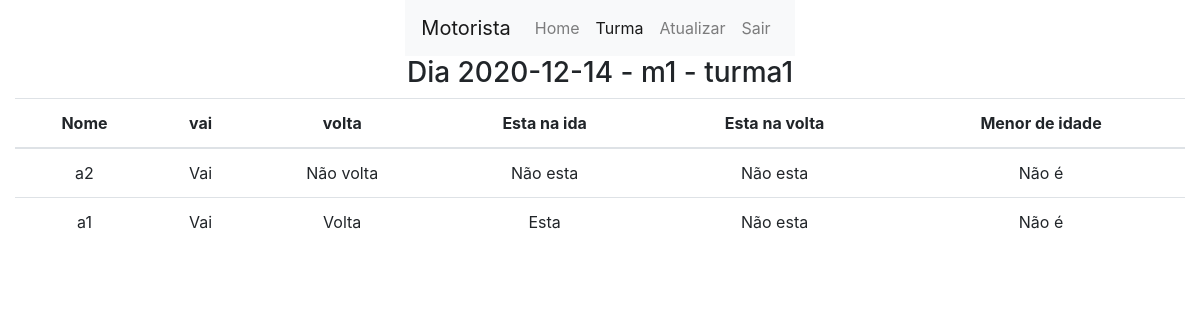
The app's page /core/aluno/turmo/diaArquivado/gerenciar/25 (signed in) with its own data.
### core/models.py (models this page shows)
class Dia(models.Model):
    data = models.DateField(auto_now=False, auto_now_add=False)
    turma = models.ForeignKey(
        Turma, on_delete=models.CASCADE, related_name='%(class)s_turmas')
    ativo = models.BooleanField(blank=True, default=True)
    def __str__(self):
        return f'{self.data} - {self.turma}'

class Turma(models.Model):
    motorista = models.ForeignKey(
        custom_user,  on_delete=models.DO_NOTHING)
    alunos = models.ManyToManyField(
        custom_user, related_name='%(class)s_alunos')
    nome = models.CharField(max_length=100, default="")
    local = LocationField(default=(0, 0), null=False, map_attrs={
        "style": "mapbox://styles/mapbox/outdoors-v11",
        "zoom": 13,
        "center": [17.031645, 51.106715],
        "cursor_style": 'pointer',
        "marker_color": "red",
        "rotate": False,
        "geocoder": True,
        "fullscreen_button": True,
        "navigation_buttons": True,
        "track_location_button": True,
        "readonly": True,
        "placeholder": "Pick a location on map below", })
    def __str__(self):
        return f'{self.motorista} - {self.nome}'

class Aluno(models.Model):
    dia = models.ForeignKey(Dia, on_delete=models.CASCADE,
                            related_name='%(class)s_dias', null=False, blank=False, default=1)
    usuario = models.ForeignKey(
        custom_user,  on_delete=models.CASCADE)
    menor_de_idade = models.BooleanField(default=False)
    vai = models.BooleanField(default=True)
    volta = models.BooleanField(default=True)
    esta_na_ida = models.BooleanField(default=False)
    esta_na_volta = models.BooleanField(default=False)

### users/models.py (models this page shows)
class custom_user(AbstractUser):
    permissao = models.IntegerField(default=2)
    telefone = models.CharField(max_length=50,  default='1')
    local = LocationField(default=(0, 0), null=False, map_attrs={
        "style": "mapbox://styles/mapbox/outdoors-v11",
        "zoom": 13,
        "center": [17.031645, 51.106715],
        "cursor_style": 'pointer',
        "marker_color": "red",
        "rotate": False,
        "geocoder": True,
        "fullscreen_button": True,
        "navigation_buttons": True,
        "track_location_button": True,
        "readonly": True,
        "placeholder": "Pick a location on map below",
    })
    data_nascimento = models.DateField(
        auto_now=False, auto_now_add=False, null=False, blank=False, default=timezone.now())

### core/views.py (the view)
def core_aluno_dia_arquivado_gerenciar(request, idDia):
    if not request.user.is_authenticated:
        return redirect(user_login)
    dia = Dia.objects.get(id=idDia)
    alunos = Aluno.objects.filter(dia=dia)
    c = {
        'alunos': alunos,
        'dia': dia,
    }
    return render(request, 'core/turma/dia_arquivado_gerenciar.html', c)

### core/templates/core/turma/dia_arquivado_gerenciar.html
{% extends 'base.html' %}
{% block conteudo %}
    <div class="row">
        <div class="col justify-content-center d-flex">
            {% include 'menu.html' with ativo='turma'%}
        </div>
    </div>
    <div class="row">
        <div class="col justify-content-center d-flex">
            <h3>Dia {{dia}}</h3>
        </div>
    </div>
    <div class="row">
        <div class="col">
            <table class="table text-center">
                <thead>
                    <th>Nome</th>
                    <th>vai</th>
                    <th>volta</th>
                    <th>Esta na ida</th>
                    <th>Esta na volta</th>
                    <th>Menor de idade</th>
                </thead>
                <tbody>
                    {% for aluno in alunos %}
                        <tr>
                            <td>{{aluno.usuario.username}}</td>
                            <td>
                                {% if aluno.vai %}
                                    Vai
                                {% else %}
                                    Não vai
                                {% endif %}
                            </td>
                            <td>
                                {% if aluno.volta %}
                                    Volta
                                {% else %}
                                    Não volta
                                {% endif %}
                            </td>
                            <td>
                                {% if aluno.esta_na_ida %}
                                    Esta
                                {% else %}
                                    Não esta
                                {% endif %}
                            </td>
                            <td>
                                {% if aluno.esta_na_volta %}
                                    Esta
                                {% else %}
                                    Não esta
                                {% endif %}
                            </td>
                            <td>
                                {% if aluno.menor_de_idade %}
                                    É
                                {% else %}
                                    Não é
                                {% endif %}
                            </td>
                        </tr>
                    {% endfor %}
                </tbody>
            </table>
        </div>
    </div>
{% endblock conteudo %}

### statics/css/base.css (style rules this page uses)
* { margin: 0px; padding: 0px; }

### records on screen
Dia: data+turma "2020-12-14 - m1 - turma1"
Aluno: usuario.username "a2", vai "Vai", volta "Não volta", esta_na_ida "Não esta", esta_na_volta "Não esta", menor_de_idade "Não é"
Aluno: usuario.username "a1", vai "Vai", volta "Volta", esta_na_ida "Esta", esta_na_volta "Não esta", menor_de_idade "Não é"
